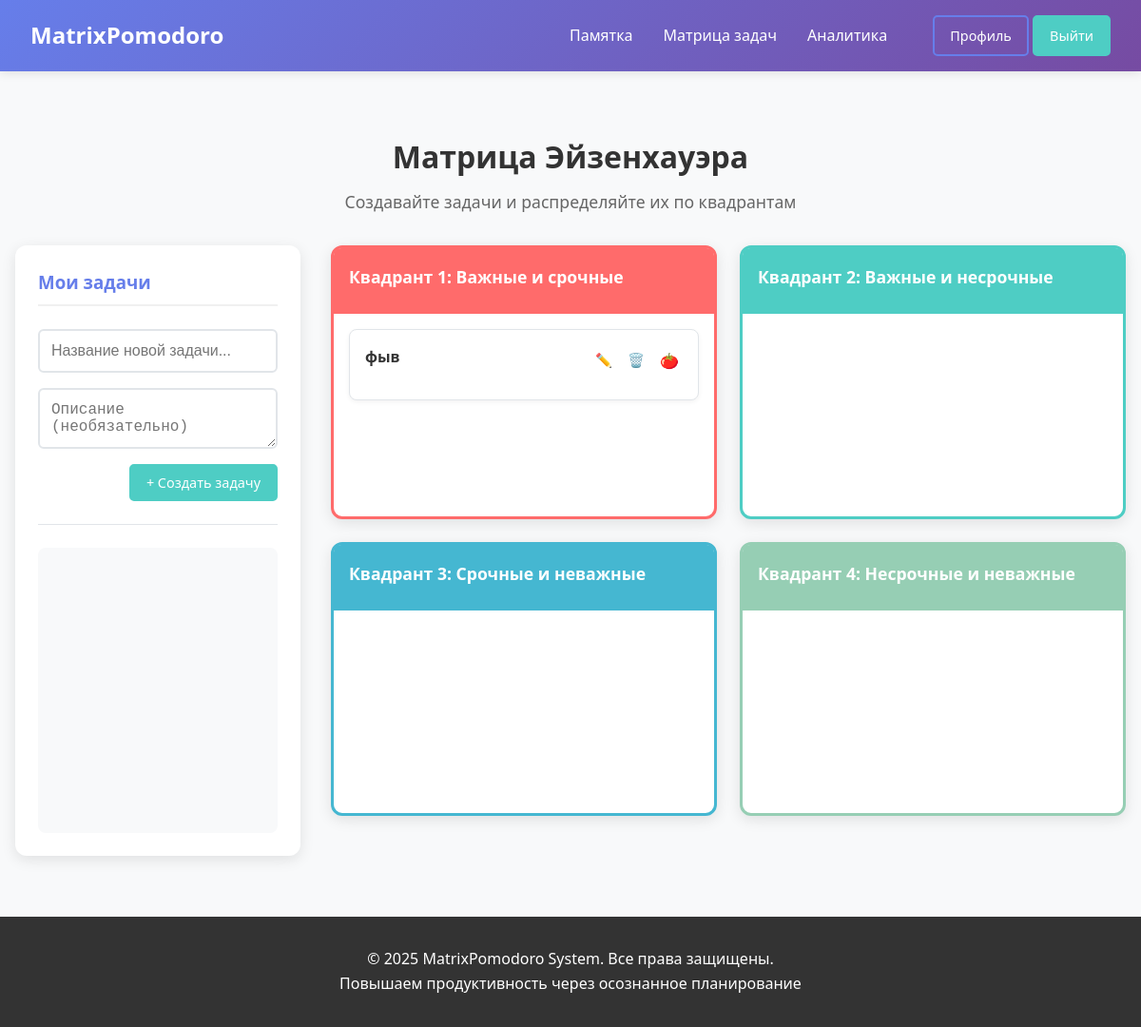
Before: /tasks/matrix/ (signed in) with the older database file.
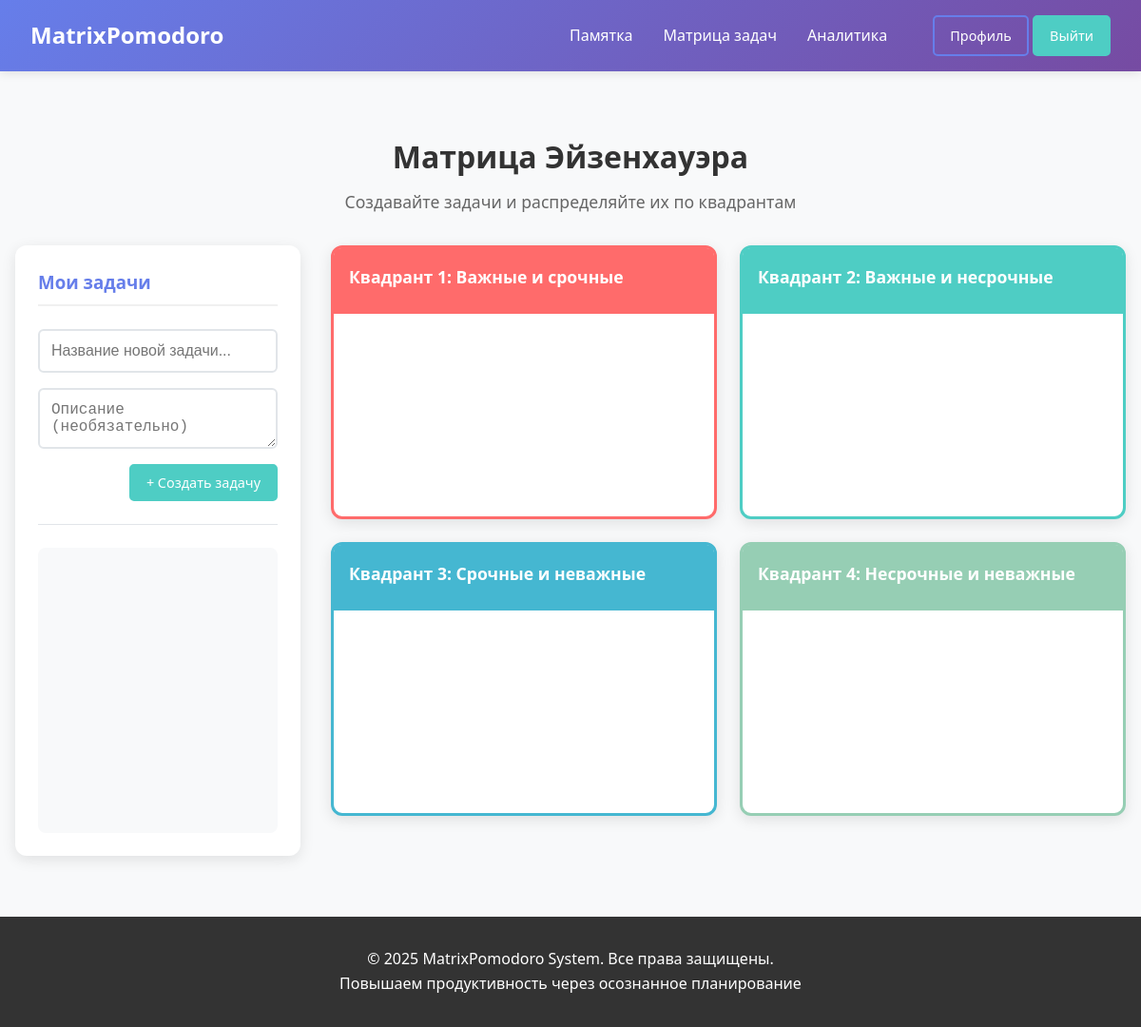
After: the same page with the newer database file.
### tasks/models.py (models this page shows, shortened)
class EisenhowerQuadrant(models.Model):
    name = models.CharField(max_length=100, verbose_name="Название квадранта")
    description = models.TextField(verbose_name="Описание")
    priority_order = models.IntegerField(verbose_name="Порядок отображения (1-4)")
    color_code = models.CharField(max_length=7, default='#FFFFFF', verbose_name="Цвет (HEX)")
    icon = models.CharField(max_length=50, blank=True, verbose_name="Иконка")
    class Meta:
        verbose_name = "Квадрант Эйзенхауэра"
        verbose_name_plural = "Квадранты Эйзенхауэра"
        ordering = ['priority_order']

class Task(models.Model):
    STATUS_CHOICES = [
        ('active', 'Активная'),
        ('completed', 'Завершена'),
        ('cancelled', 'Отменена'),
    ]
    user = models.ForeignKey(User, on_delete=models.CASCADE, verbose_name="Пользователь")
    quadrant = models.ForeignKey(EisenhowerQuadrant, on_delete=models.PROTECT,
                                 verbose_name="Квадрант", null=True, blank=True)
    title = models.CharField(max_length=200, verbose_name="Заголовок")
    description = models.TextField(blank=True, verbose_name="Описание")
    status = models.CharField(max_length=10, choices=STATUS_CHOICES, default='active', verbose_name="Статус")
    display_order = models.PositiveIntegerField(default=0, verbose_name="Порядок отображения")
    priority = models.PositiveIntegerField(default=1, verbose_name="Приоритет (1-10)")
    due_date = models.DateTimeField(null=True, blank=True, verbose_name="Срок выполнения")
    estimated_pomodoros = models.PositiveIntegerField(default=1, verbose_name="Планируемое количество Pomodoro")
    completed_pomodoros = models.PositiveIntegerField(default=0, verbose_name="Выполнено Pomodoro")
    created_at = models.DateTimeField(auto_now_add=True)
    updated_at = models.DateTimeField(auto_now=True)
    completed_at = models.DateTimeField(null=True, blank=True, verbose_name="Фактическое время выполнения")
    class Meta:
        verbose_name = "Задача"
        verbose_name_plural = "Задачи"
        ordering = ['quadrant__priority_order', 'display_order', 'created_at']

### tasks/views.py (the view, shortened to what this page needs)
# urls.py: path('matrix/', views.matrix_view, name='matrix'),
@login_required
def matrix_view(request):
    quadrants = EisenhowerQuadrant.objects.all().order_by('priority_order')
    unassigned_tasks = Task.objects.filter(
        user=request.user,
        quadrant__isnull=True,
        status='active'
    ).order_by('created_at')
    tasks_with_quadrants = Task.objects.filter(
        user=request.user,
        quadrant__isnull=False,
        status='active'
    ).order_by('quadrant__priority_order', 'display_order', 'created_at')
    context = {
        'quadrants': quadrants,
        'unassigned_tasks': unassigned_tasks,
        'tasks': tasks_with_quadrants,
    }
    return render(request, 'tasks/eisenhower_matrix.html', context)

### tasks/templates/tasks/eisenhower_matrix.html (shortened to what this page needs)
{% extends 'core/base.html' %}
{% load static %}
{% block extra_css %}
<link rel="stylesheet" href="{% static 'tasks/css/matrix.css' %}">
{% endblock %}
{% block content %}
<div class="matrix-container">
    <div class="matrix-header">
        <h1>Матрица Эйзенхауэра</h1>
        <p>Создавайте задачи и распределяйте их по квадрантам</p>
    </div>
    <div class="matrix-layout">
        <div class="tasks-sidebar">
            <h3>Мои задачи</h3>
            <div class="create-task-form">
                <form id="task-form" method="POST" action="{% url 'tasks:matrix' %}">
                    <div class="form-group">
                        <input type="text" name="title" id="task-title-input" class="form-control"
                               placeholder="Название новой задачи..." required>
                    </div>
                    <div class="form-group">
                        <textarea name="description" id="task-description-input" class="form-control"
                                  placeholder="Описание (необязательно)" rows="2"></textarea>
                    </div>
                    <div class="form-actions">
                        <button type="submit" class="btn btn-primary" id="create-task-btn">
                            + Создать задачу
                        </button>
                    </div>
                </form>
            </div>
            <div class="tasks-list" id="tasks-list">
            </div>
        </div>
        <div class="matrix-main">
            <div class="eisenhower-matrix">
                {% for quadrant in quadrants %}
                <div class="quadrant" style="border-color: {{ quadrant.color_code }};">
                    <div class="quadrant-header" style="background-color: {{ quadrant.color_code }};">
                        <h3>{{ quadrant.name }}</h3>
                    </div>
                    <div class="tasks-container"
                         id="quadrant-{{ quadrant.id }}"
                         data-quadrant-id="{{ quadrant.id }}">
                        {% for task in tasks %}
                            {% if task.quadrant_id == quadrant.id %}
                            <div class="task-card"
                                 data-task-id="{{ task.id }}"
                                 draggable="true">
                                <div class="task-header">
                                    <h4 class="task-title">{{ task.title }}</h4>
                                    <div class="task-actions">
                                        <button class="btn-edit" data-task-id="{{ task.id }}">✏️</button>
                                        <button class="btn-delete" data-task-id="{{ task.id }}">🗑️</button>
                                        <a href="{% url 'pomodoro:task_detail' task.id %}"
                                           class="btn-pomodoro"
                                           title="Выполнять с Pomodoro">
                                            🍅
                                        </a>
                                    </div>
                                </div>
                            </div>
                            {% endif %}
                        {% endfor %}
                    </div>
                </div>
                {% endfor %}
            </div>
        </div>
    </div>
</div>
{% endblock %}

Changed rows visible on the page:
removed Task: title "фыв", shown under EisenhowerQuadrant "Квадрант 1: Важные и срочные"
